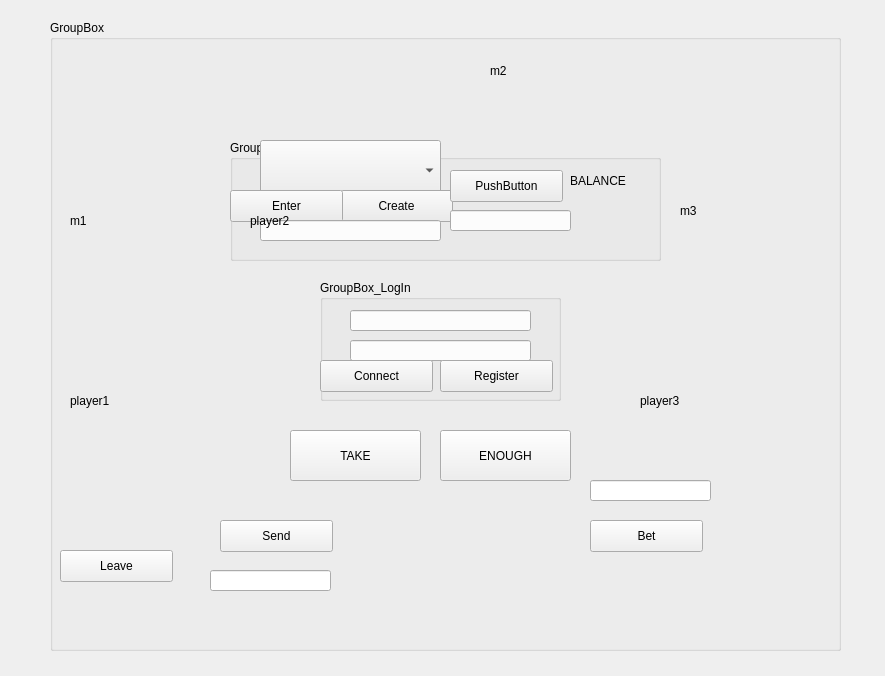
<?xml version="1.0" encoding="UTF-8"?>
<ui version="4.0">
 <class>Form</class>
 <widget class="QWidget" name="Form">
  <property name="geometry">
   <rect>
    <x>0</x>
    <y>0</y>
    <width>885</width>
    <height>676</height>
   </rect>
  </property>
  <property name="windowTitle">
   <string>Form</string>
  </property>
  <widget class="QGroupBox" name="groupBox_LogIn">
   <property name="geometry">
    <rect>
     <x>320</x>
     <y>280</y>
     <width>241</width>
     <height>121</height>
    </rect>
   </property>
   <property name="title">
    <string>GroupBox_LogIn</string>
   </property>
   <widget class="QLineEdit" name="lineEdit_login">
    <property name="geometry">
     <rect>
      <x>30</x>
      <y>30</y>
      <width>181</width>
      <height>21</height>
     </rect>
    </property>
   </widget>
   <widget class="QLineEdit" name="lineEdit_2_password">
    <property name="geometry">
     <rect>
      <x>30</x>
      <y>60</y>
      <width>181</width>
      <height>21</height>
     </rect>
    </property>
   </widget>
   <widget class="QPushButton" name="pushButton_connect">
    <property name="geometry">
     <rect>
      <x>0</x>
      <y>80</y>
      <width>113</width>
      <height>32</height>
     </rect>
    </property>
    <property name="text">
     <string>Connect</string>
    </property>
   </widget>
   <widget class="QPushButton" name="pushButton_register">
    <property name="geometry">
     <rect>
      <x>120</x>
      <y>80</y>
      <width>113</width>
      <height>32</height>
     </rect>
    </property>
    <property name="text">
     <string>Register</string>
    </property>
   </widget>
  </widget>
  <widget class="QGroupBox" name="groupBox_Enter">
   <property name="geometry">
    <rect>
     <x>230</x>
     <y>140</y>
     <width>431</width>
     <height>121</height>
    </rect>
   </property>
   <property name="title">
    <string>GroupBox</string>
   </property>
   <widget class="QComboBox" name="comboBox">
    <property name="geometry">
     <rect>
      <x>30</x>
      <y>0</y>
      <width>181</width>
      <height>61</height>
     </rect>
    </property>
   </widget>
   <widget class="QPushButton" name="pushButton_creategame">
    <property name="geometry">
     <rect>
      <x>110</x>
      <y>50</y>
      <width>113</width>
      <height>32</height>
     </rect>
    </property>
    <property name="text">
     <string>Create</string>
    </property>
   </widget>
   <widget class="QPushButton" name="pushButton_choosegame">
    <property name="geometry">
     <rect>
      <x>0</x>
      <y>50</y>
      <width>113</width>
      <height>32</height>
     </rect>
    </property>
    <property name="text">
     <string>Enter</string>
    </property>
   </widget>
   <widget class="QLineEdit" name="lineEdit_gamename">
    <property name="geometry">
     <rect>
      <x>30</x>
      <y>80</y>
      <width>181</width>
      <height>21</height>
     </rect>
    </property>
   </widget>
   <widget class="QLineEdit" name="lineEdit_code">
    <property name="geometry">
     <rect>
      <x>220</x>
      <y>70</y>
      <width>121</width>
      <height>21</height>
     </rect>
    </property>
   </widget>
   <widget class="QLabel" name="label_money">
    <property name="geometry">
     <rect>
      <x>340</x>
      <y>30</y>
      <width>131</width>
      <height>21</height>
     </rect>
    </property>
    <property name="text">
     <string>BALANCE</string>
    </property>
   </widget>
   <widget class="QPushButton" name="pushButton_activate">
    <property name="geometry">
     <rect>
      <x>220</x>
      <y>30</y>
      <width>113</width>
      <height>32</height>
     </rect>
    </property>
    <property name="text">
     <string>PushButton</string>
    </property>
   </widget>
  </widget>
  <widget class="QGroupBox" name="groupBox_Game">
   <property name="geometry">
    <rect>
     <x>50</x>
     <y>20</y>
     <width>791</width>
     <height>631</height>
    </rect>
   </property>
   <property name="title">
    <string>GroupBox</string>
   </property>
   <widget class="QLabel" name="label_message2">
    <property name="geometry">
     <rect>
      <x>440</x>
      <y>40</y>
      <width>131</width>
      <height>21</height>
     </rect>
    </property>
    <property name="text">
     <string>m2</string>
    </property>
   </widget>
   <widget class="QLabel" name="label_player2">
    <property name="geometry">
     <rect>
      <x>200</x>
      <y>190</y>
      <width>131</width>
      <height>21</height>
     </rect>
    </property>
    <property name="text">
     <string>player2</string>
    </property>
   </widget>
   <widget class="QLabel" name="label_Player_pic_2">
    <property name="geometry">
     <rect>
      <x>320</x>
      <y>70</y>
      <width>131</width>
      <height>141</height>
     </rect>
    </property>
    <property name="text">
     <string/>
    </property>
    <property name="pixmap">
     <pixmap>Files/playericon.png</pixmap>
    </property>
    <property name="scaledContents">
     <bool>true</bool>
    </property>
   </widget>
   <widget class="QLabel" name="label_message3">
    <property name="geometry">
     <rect>
      <x>630</x>
      <y>180</y>
      <width>131</width>
      <height>21</height>
     </rect>
    </property>
    <property name="text">
     <string>m3</string>
    </property>
   </widget>
   <widget class="QLabel" name="label_player3">
    <property name="geometry">
     <rect>
      <x>590</x>
      <y>370</y>
      <width>131</width>
      <height>21</height>
     </rect>
    </property>
    <property name="text">
     <string>player3</string>
    </property>
   </widget>
   <widget class="QLabel" name="label_Player_pic_3">
    <property name="geometry">
     <rect>
      <x>580</x>
      <y>210</y>
      <width>131</width>
      <height>141</height>
     </rect>
    </property>
    <property name="text">
     <string/>
    </property>
    <property name="pixmap">
     <pixmap>Files/playericon.png</pixmap>
    </property>
    <property name="scaledContents">
     <bool>true</bool>
    </property>
   </widget>
   <widget class="QLabel" name="label_message1">
    <property name="geometry">
     <rect>
      <x>20</x>
      <y>190</y>
      <width>131</width>
      <height>21</height>
     </rect>
    </property>
    <property name="text">
     <string>m1</string>
    </property>
   </widget>
   <widget class="QLabel" name="label_player1">
    <property name="geometry">
     <rect>
      <x>20</x>
      <y>370</y>
      <width>131</width>
      <height>21</height>
     </rect>
    </property>
    <property name="text">
     <string>player1</string>
    </property>
   </widget>
   <widget class="QLabel" name="label_Player_pic">
    <property name="geometry">
     <rect>
      <x>40</x>
      <y>220</y>
      <width>131</width>
      <height>141</height>
     </rect>
    </property>
    <property name="text">
     <string/>
    </property>
    <property name="pixmap">
     <pixmap>Files/playericon.png</pixmap>
    </property>
    <property name="scaledContents">
     <bool>true</bool>
    </property>
   </widget>
   <widget class="QPushButton" name="pushButton_enough">
    <property name="geometry">
     <rect>
      <x>390</x>
      <y>410</y>
      <width>131</width>
      <height>51</height>
     </rect>
    </property>
    <property name="text">
     <string>ENOUGH</string>
    </property>
   </widget>
   <widget class="QPushButton" name="pushButton_take">
    <property name="geometry">
     <rect>
      <x>240</x>
      <y>410</y>
      <width>131</width>
      <height>51</height>
     </rect>
    </property>
    <property name="text">
     <string>TAKE</string>
    </property>
   </widget>
   <widget class="QPushButton" name="pushButton_send">
    <property name="geometry">
     <rect>
      <x>170</x>
      <y>500</y>
      <width>113</width>
      <height>32</height>
     </rect>
    </property>
    <property name="text">
     <string>Send</string>
    </property>
   </widget>
   <widget class="QLineEdit" name="lineEdit_message">
    <property name="geometry">
     <rect>
      <x>160</x>
      <y>550</y>
      <width>121</width>
      <height>21</height>
     </rect>
    </property>
   </widget>
   <widget class="QPushButton" name="pushButton_leave">
    <property name="geometry">
     <rect>
      <x>10</x>
      <y>530</y>
      <width>113</width>
      <height>32</height>
     </rect>
    </property>
    <property name="text">
     <string>Leave</string>
    </property>
   </widget>
   <widget class="QLineEdit" name="lineEdit_bet">
    <property name="geometry">
     <rect>
      <x>540</x>
      <y>460</y>
      <width>121</width>
      <height>21</height>
     </rect>
    </property>
   </widget>
   <widget class="QPushButton" name="pushButton">
    <property name="geometry">
     <rect>
      <x>540</x>
      <y>500</y>
      <width>113</width>
      <height>32</height>
     </rect>
    </property>
    <property name="text">
     <string>Bet</string>
    </property>
   </widget>
  </widget>
 </widget>
 <resources/>
 <connections/>
</ui>
